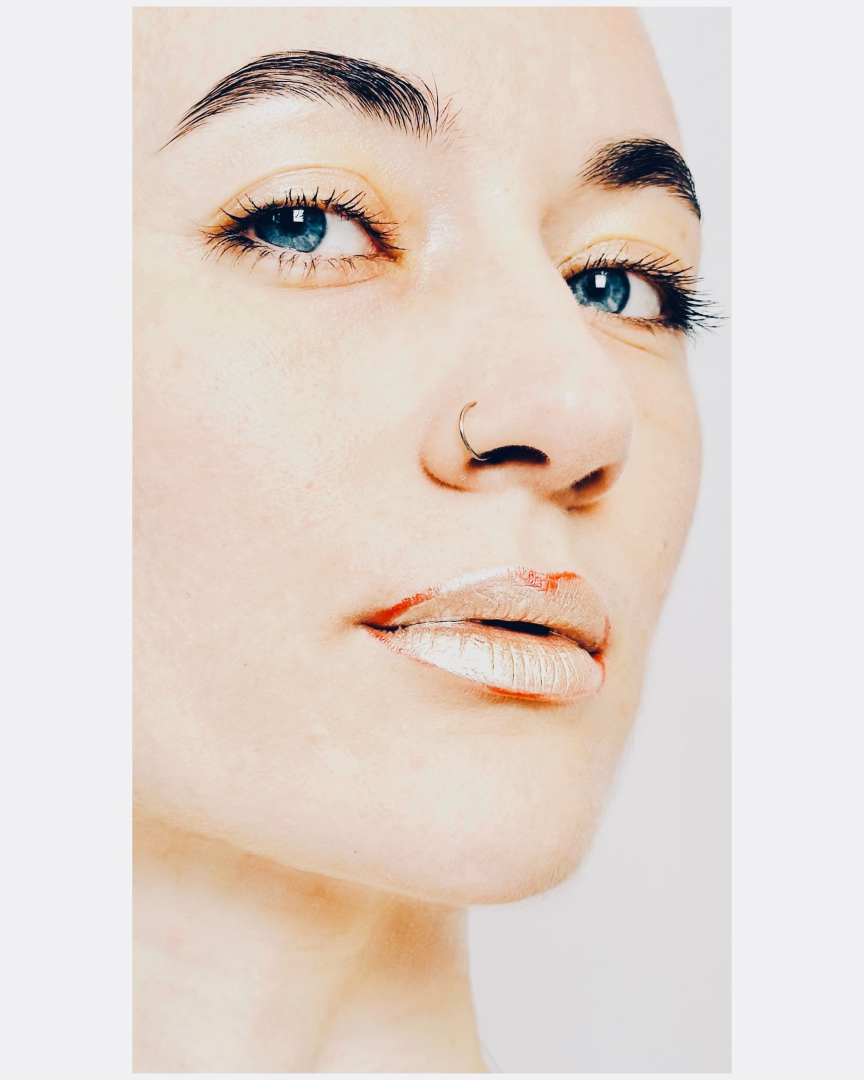
#> input picture name image.jpg, 1728 x 2160 px (shown at 1/2 size)
$ python 'module_11_1_библиотека_pillow.py'
#> lines starting #> are read from the running program, lines starting #| are printed output that depends on the picture
from PIL import Image

image = Image.open('name image.jpg')
#> image is the input picture: PIL image 1728x2160 RGB; mean R, G, B 226.2, 213.8, 205.2
print(image.format, image.size, image.mode)
#| JPEG (1728, 2160) RGB

r, g, b = image.split()
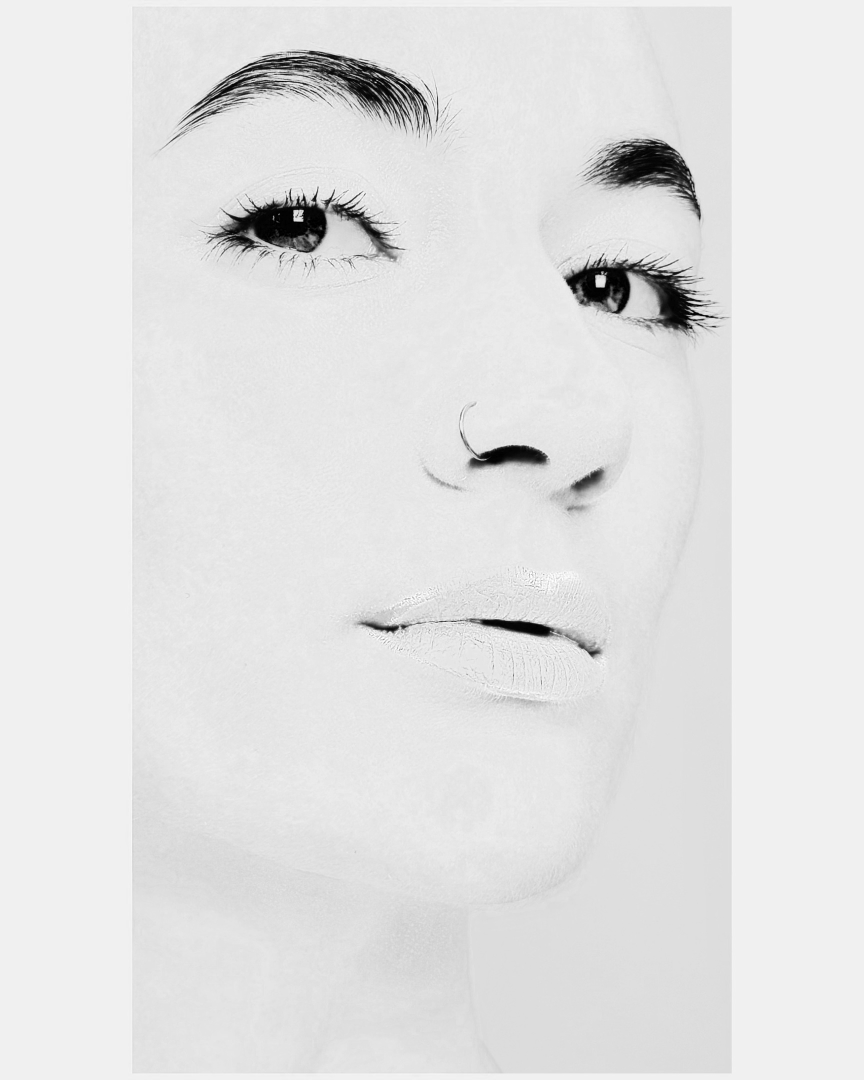
#> r: PIL image 1728x2160 L (shown at 1/2 size); min 0, max 255, mean 226.2
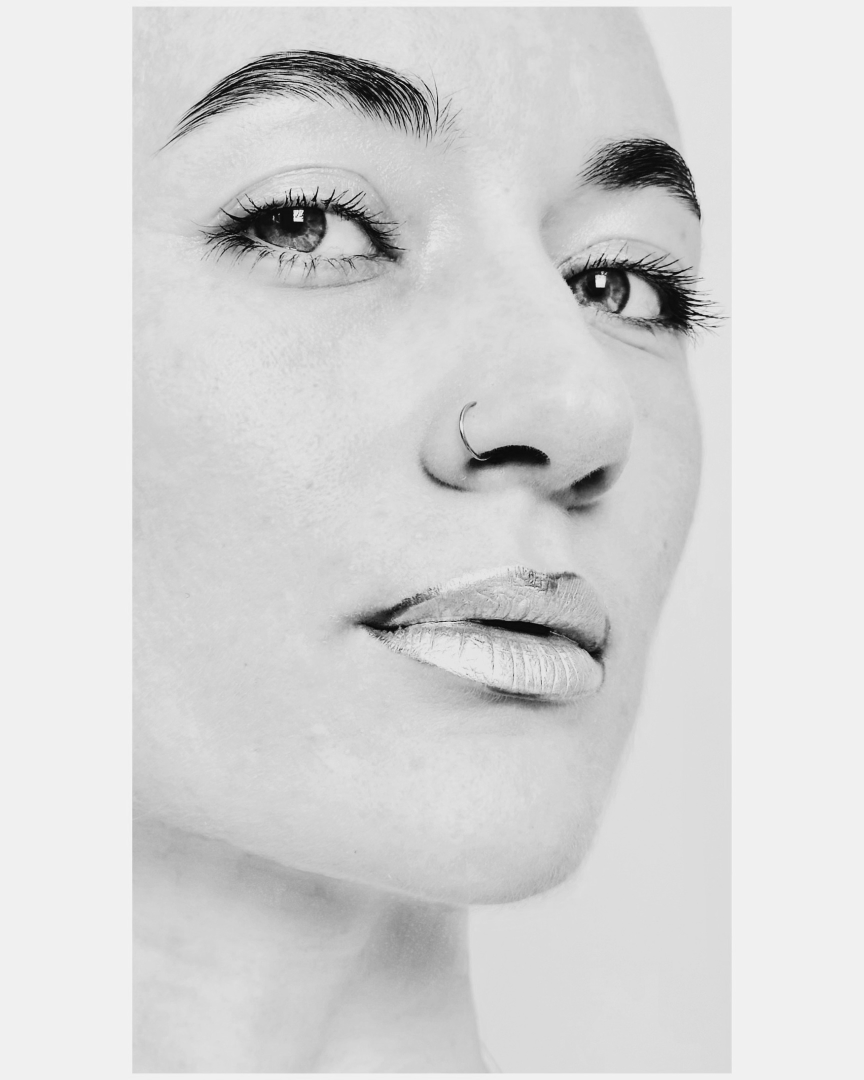
#> g: PIL image 1728x2160 L (shown at 1/2 size); min 0, max 245, mean 213.8
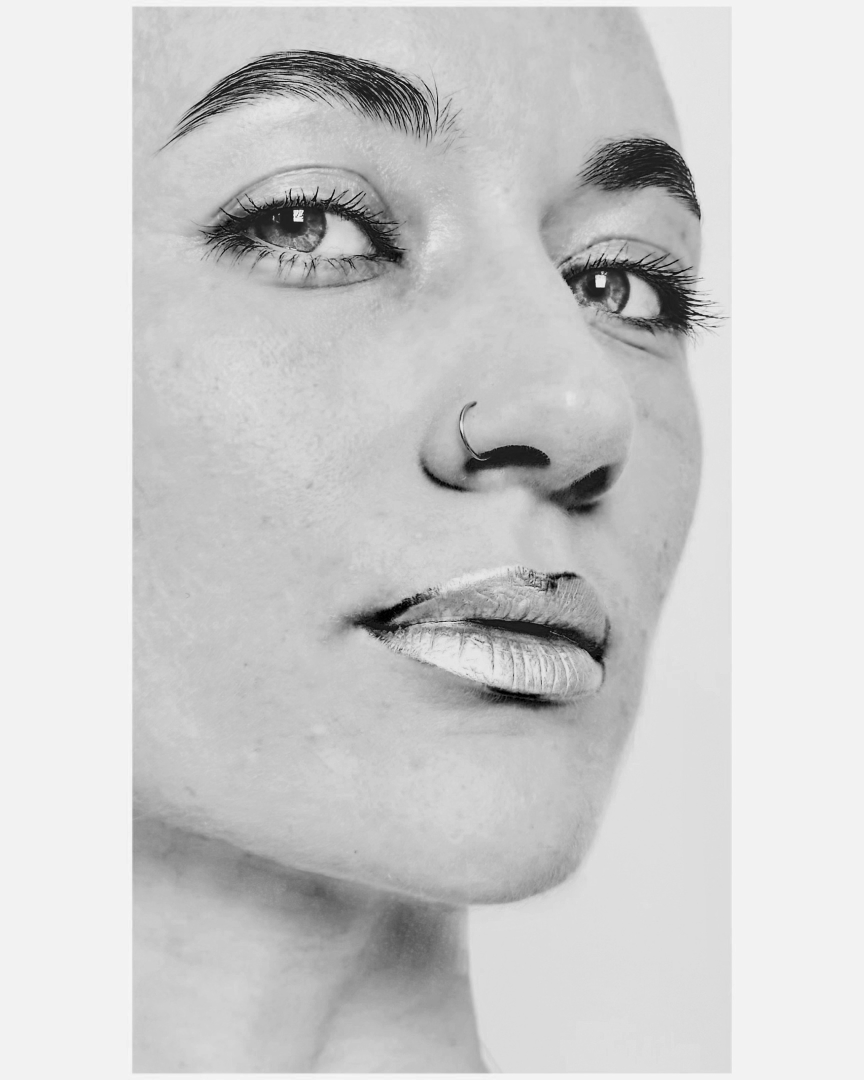
#> b: PIL image 1728x2160 L (shown at 1/2 size); min 0, max 251, mean 205.2
image = Image.merge("RGB", (b, r, r))
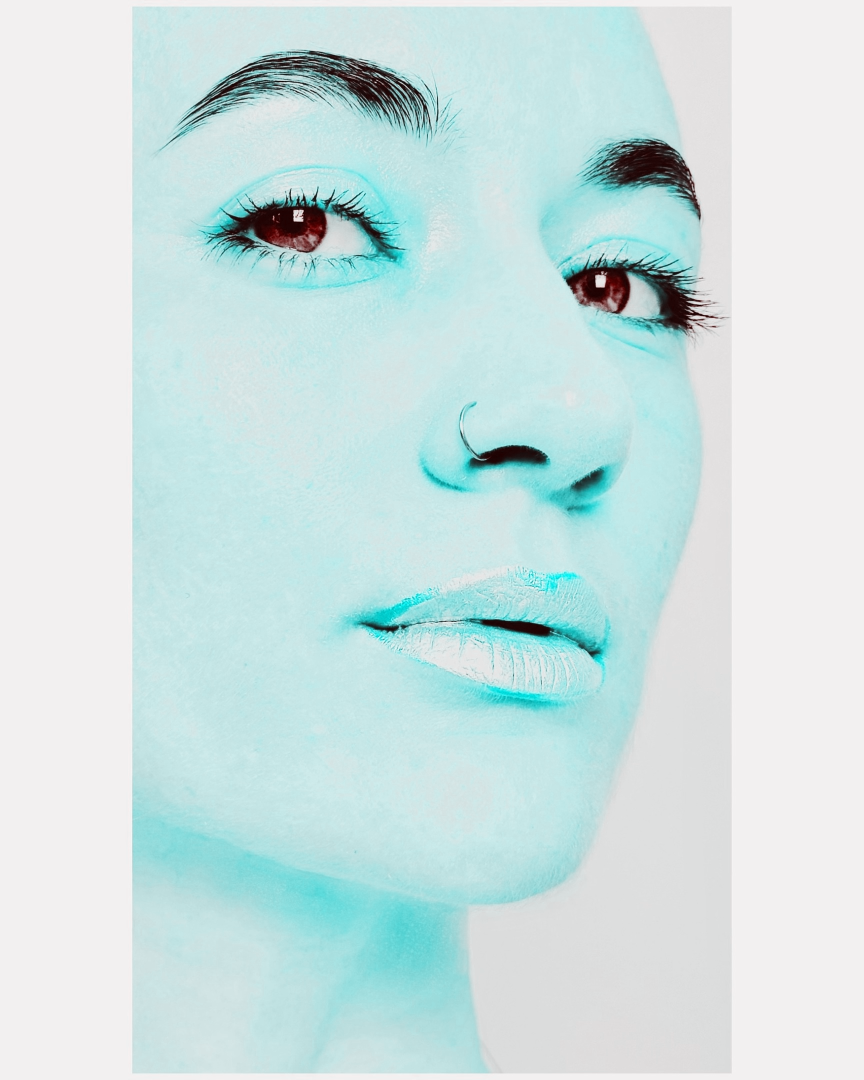
#> image: PIL image 1728x2160 RGB (shown at 1/2 size); mean R, G, B 205.2, 226.2, 226.2

image = image.resize((500, 600)) #изменение размера
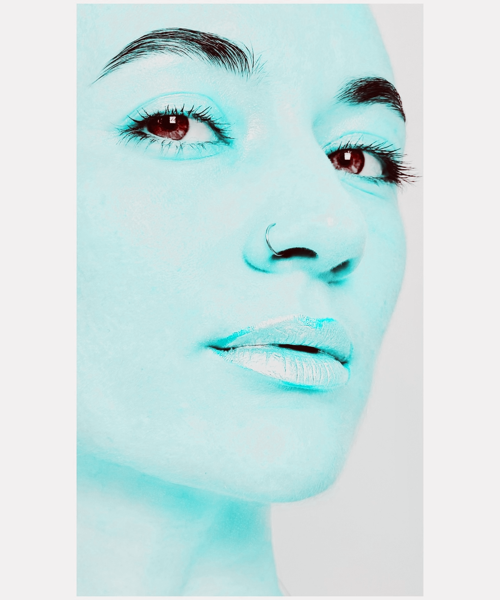
#> image: PIL image 500x600 RGB; mean R, G, B 205.2, 226.2, 226.2
image = image.rotate(180)# поворот изображения
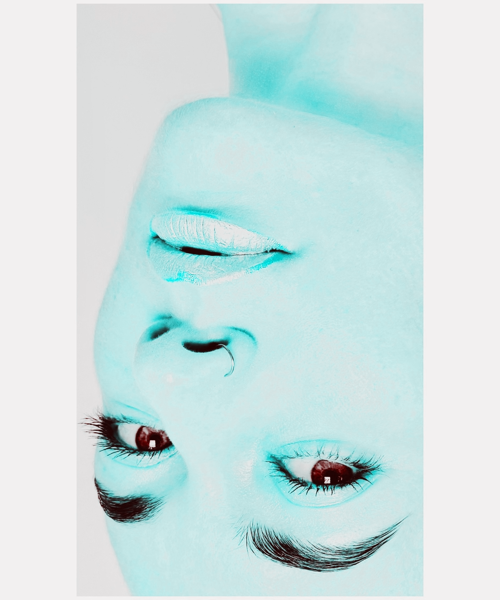
#> image: PIL image 500x600 RGB; mean R, G, B 205.2, 226.2, 226.2

image.show()
image.save('new image.png')
